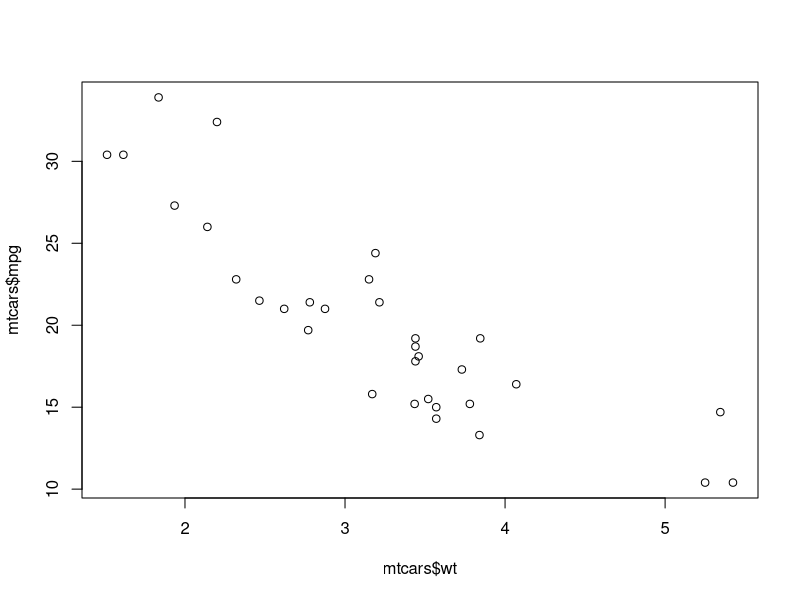
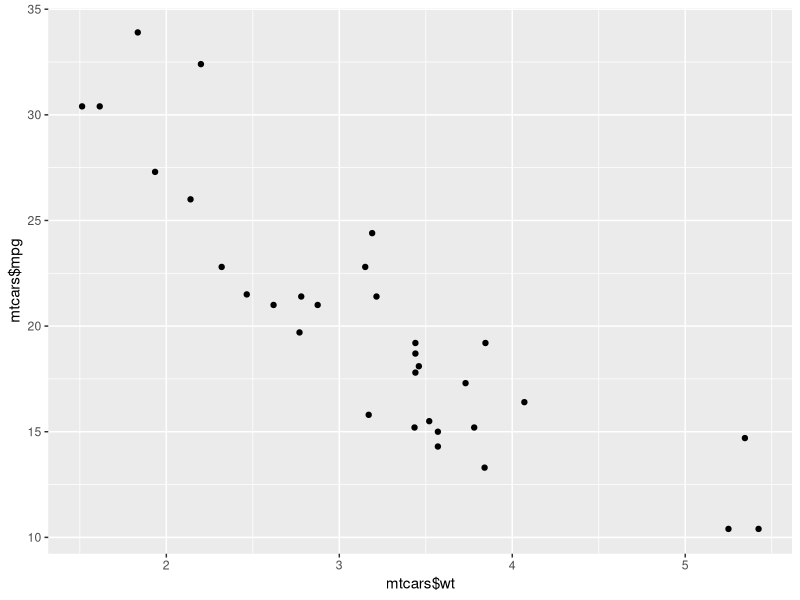
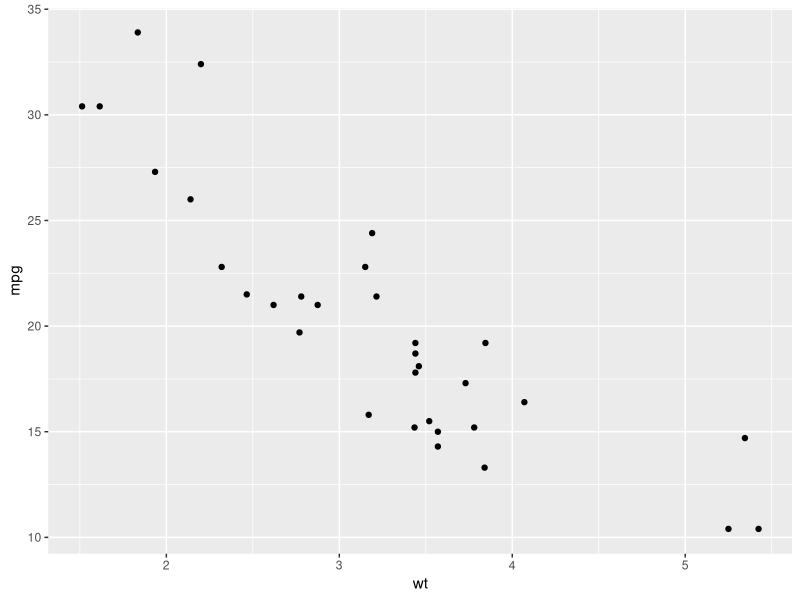
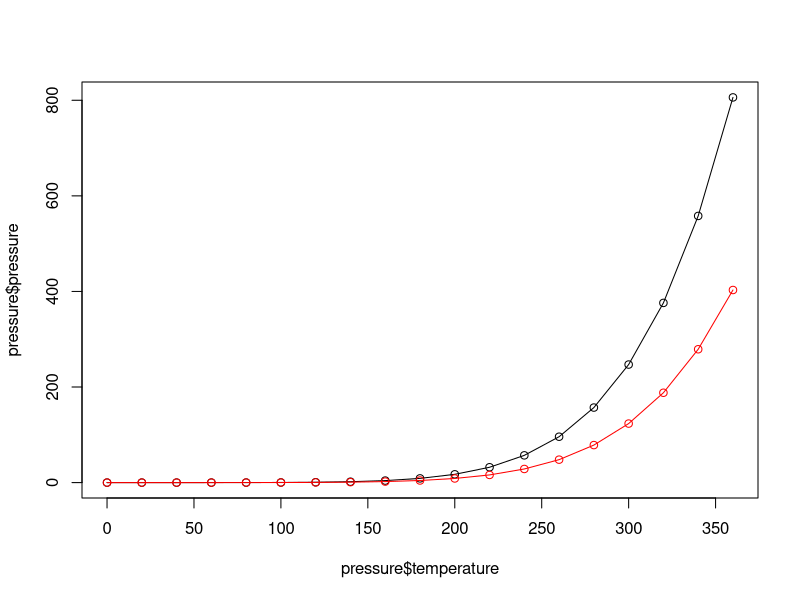
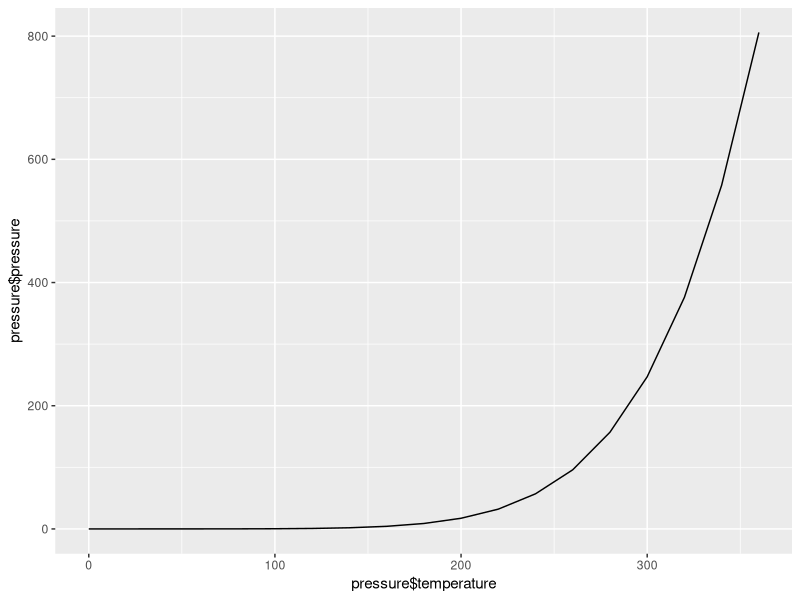
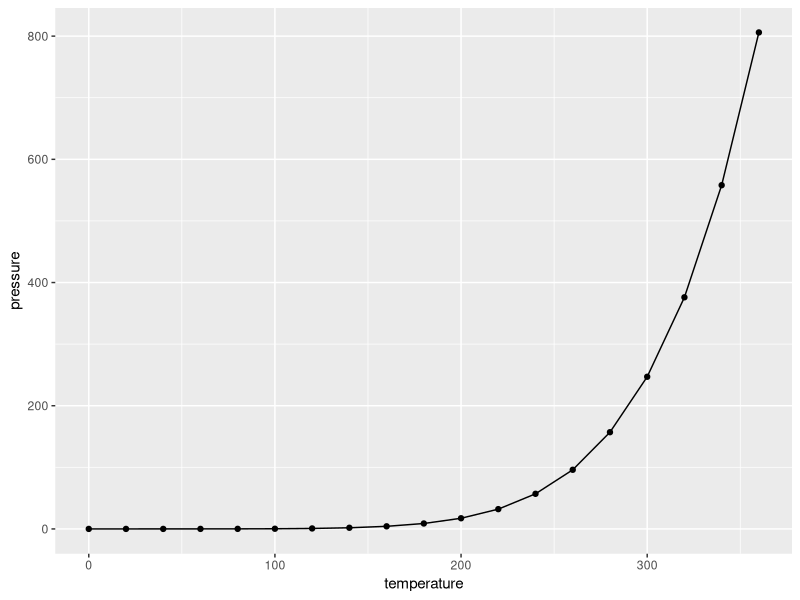
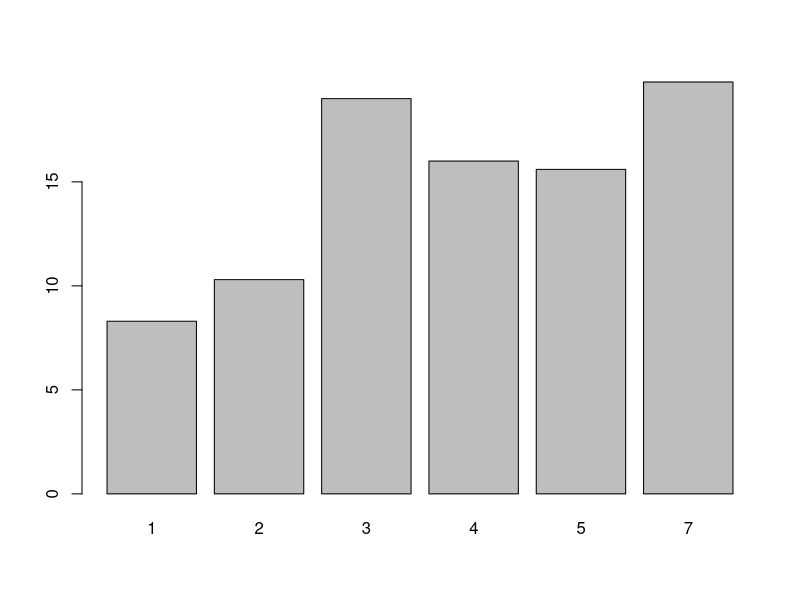
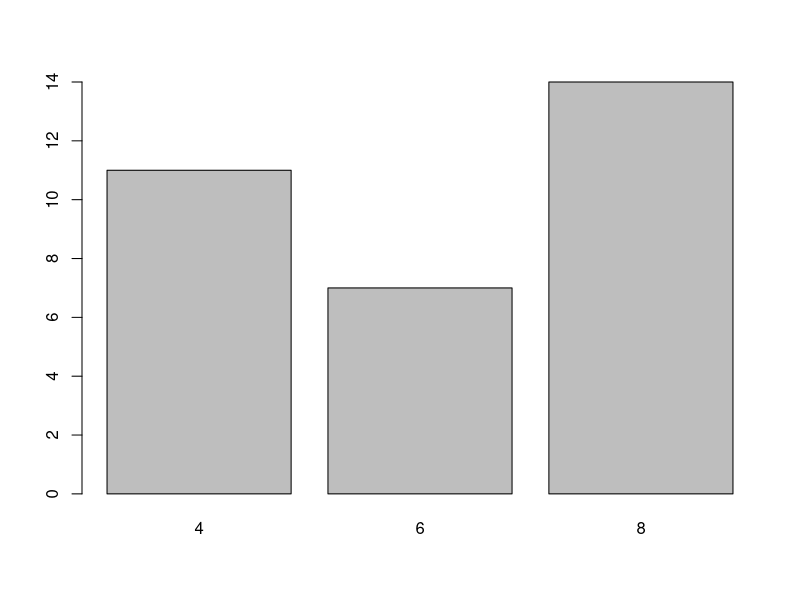

R code for these plots, in order: (Note: this script raises an error after producing the figures.)
#############################################################
# From Statistics to Data Mining
# Computer Lab Session n� 2:
# Probability, Random Variables and Probability Distributions
#############################################################

# Example of functions:

f <- function() {
  x <- 1; 
  y <- 2; 
  x + y;
  }
f()


g <- function(x, y ) {
  z <- x + y^2; 
  return(z);
  }
g(2,3)
# 2 + 9 = 11


i <- 5
repeat {if (i > 25) 
  break else {
    print(i); 
    i <- i + 5;
  }
}


i <- 5
while (i <= 25) {print(i);
  i <- i + 5
}


for (i in seq(from=5,to=25,by=5)) print(i)

data("mtcars")
summary(mtcars)


plot(mtcars$wt, mtcars$mpg)

library(ggplot2)
qplot(mtcars$wt, mtcars$mpg)

# Same graph
qplot(wt, mpg, data=mtcars)
 
data("pressure")
summary(pressure)

plot(pressure$temperature, pressure$pressure, type="l")
points(pressure$temperature, pressure$pressure)
lines(pressure$temperature, pressure$pressure/2, col="red")
points(pressure$temperature, pressure$pressure/2, col="red")

qplot(pressure$temperature, pressure$pressure, geom="line")
qplot(temperature, pressure, data=pressure, geom=c("line", "point"))

data("BOD")
summary(BOD)
barplot(BOD$demand, names.arg=BOD$Time)

table(mtcars$cyl)
barplot(table(mtcars$cyl))

table(BOD$Time)
table(BOD$demand)
# It's not working anymore with the new version of ggplot2 library
qplot(BOD$Time, BOD$demand, geom="bar", stat="identity")

# It must be changed into:
qplot(BOD$Time, BOD$demand) + geom_bar(stat="identity")

hist(mtcars$mpg)

hist(mtcars$mpg, breaks=10)
qplot(mpg, data=mtcars, binwidth=4)

data("ToothGrowth")
summary(ToothGrowth)

plot(ToothGrowth$supp, ToothGrowth$len)

boxplot(len ~ supp, data = ToothGrowth)

boxplot(len ~ supp + dose, data = ToothGrowth)

qplot(ToothGrowth$supp, ToothGrowth$len, geom="boxplot")

qplot(interaction(ToothGrowth$supp, ToothGrowth$dose),
      ToothGrowth$len, geom="boxplot")

curve(x^3 - 5*x, from=-4, to=4)

myfun <- function(xvar) { 1/(1 + exp(-xvar + 10)) }

curve(myfun(x),from=0,to=20)

# Add a line:
curve(1-myfun(x), add = TRUE, col = "red")

# It's not working anymore with the new version of ggplot2 library
qplot(c(0,20), fun=myfun, stat="function", geom="line")

# It must be changed into:
f <- ggplot(data.frame(x = c(0, 20)), aes(x))
myfun <- function(xvar) { 1/(1 + exp(-xvar + 10)) }
myfun2 <- function(xvar) { 1 - (1/(1 + exp(-xvar + 10))) }
f + stat_function(fun = myfun, colour = "red") + stat_function(fun = myfun2, colour = "blue")

data("iris")
summary(iris)

pairs(iris[1:4])

pairs(iris[1:4], pch = 21,
      bg = c("red", "green3","blue")[unclass(iris$Species)])

myfun <- function(xvar) { 1/(1 + exp(-xvar + 10)) }
curve(myfun(x),
      xlab = "activation",
      ylab = "threshold function",
      from=0, to=20)

